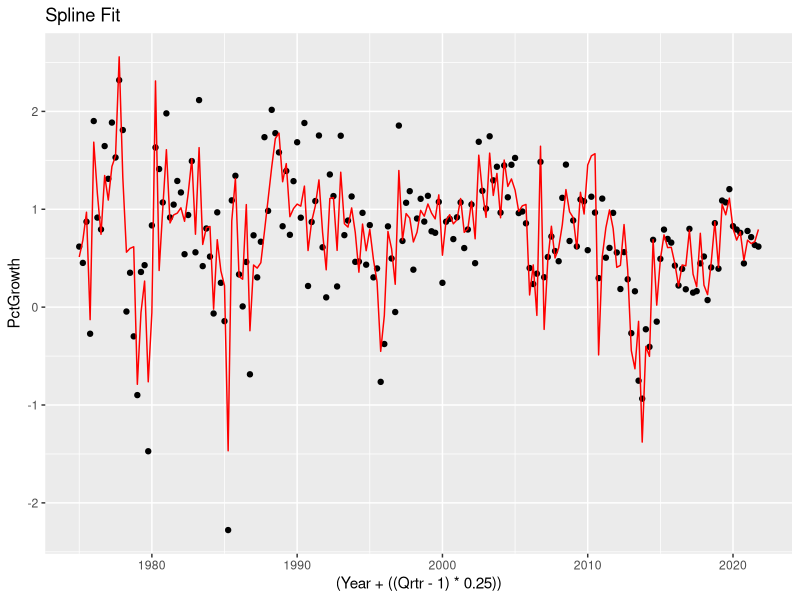

This figure's R source: (Note: this script raises an error after producing the figure.)

library(tidyverse)
library(splines)

growth <- vroom::vroom("CompanyGrowth.csv")

# --- Ensure Year is numeric (adjust if your column is named differently) ---
# If your year column is a date, extract year like: growth$Year <- as.integer(format(growth$Date, "%Y"))
growth$Year <- as.integer(growth$Year)

# --- Train/Test split ---
train <- subset(growth, Year < 2022)
test  <- subset(growth, Year >= 2022 & Year <= 2024)


cuts <- c(1990,2005,2015)

lm_spline <- lm(PctGrowth ~ bs(Year+((Qrtr-1)*0.25), knots = cuts, degree = 3)+Income + Production + Savings + Unemployment, data = train)

spline_pred_train <- predict(lm_spline, newdata = train)

train %>%
  ggplot(aes(x = (Year+((Qrtr-1)*0.25)), y = PctGrowth))+
  geom_point()+
  geom_line(aes(y = spline_pred_train), color = "red")+
  labs(
    title = "Spline Fit"
  )


# --- AIC/BIC from the TRAIN fit ---
train_aic <- AIC(lm_spline)
train_bic <- BIC(lm_spline)

# --- Predict on TEST and compute RMSE ---
test_pred <- predict(lm_spline, newdata = test)
test_rmse <- sqrt(mean((test$PctGrowth - test_pred)^2, na.rm = TRUE))

# (Optional) Train RMSE for comparison
train_pred <- predict(lm_spline, newdata = train)
train_rmse <- sqrt(mean((train$PctGrowth - train_pred)^2, na.rm = TRUE))

# --- Tiny summary printout ---
cat(
  "Train AIC:", round(train_aic, 3), "\n",
  "Train BIC:", round(train_bic, 3), "\n",
  "Train RMSE:", round(train_rmse, 3), "\n",
  "Test RMSE (2022–2024):", round(test_rmse, 3), "\n"
)



# --- Predictions ---

test$PredictedGrowth <- predict(lm_spline, newdata = test)
# --- Evaluation ---

mse <- mean((test$PctGrowth - test$PredictedGrowth)^2)
cat("Mean Squared Error:", mse, "\n")



test_2025 <- test[1,]
test_2025$Year <- 2025
test_2025$Qrtr <- 1
test_2025$Income <- inc_pred
test_2025$Production <- prod_pred
test_2025$Savings <- sav_pred
test_2025$Unemployment <- unem_pred

test_2025$PredictedGrowth <- predict(lm_spline, newdata = test_2025)
cat("Predicted Growth for 2025 Q1:", test_2025$PredictedGrowth, "\n")
